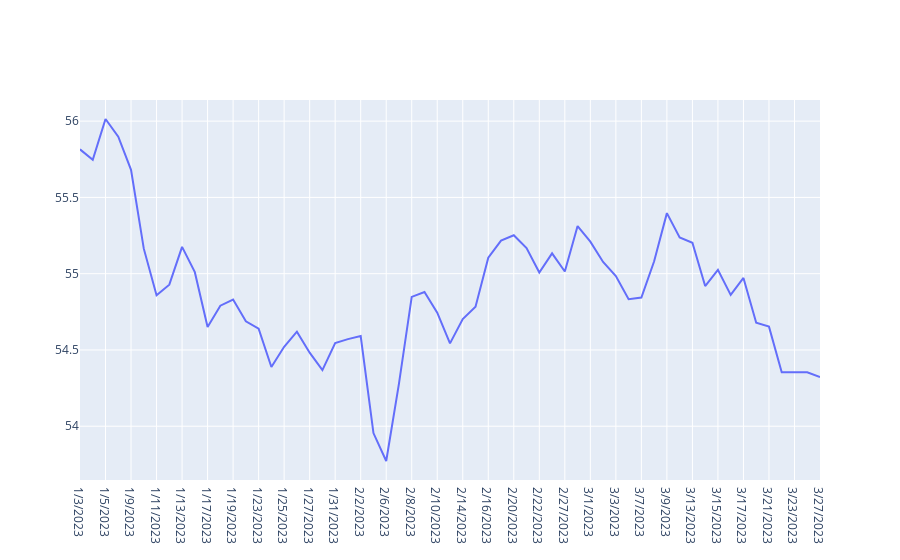

The notebook cell this image was saved under:
### Code cell
fig = go.Figure()
fig.add_trace(go.Scatter(x=df['Date'], y=df['USDtoPHP'],
                    mode='lines',
                    name='Manila'))
fig.show()
